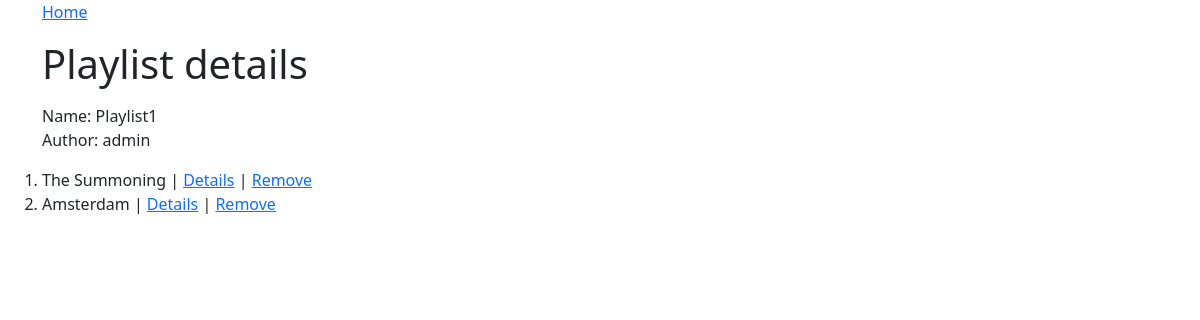
/playlist_details/1, run on the app's committed database.
### app/models.py (models this page shows, shortened)
class Playlist(models.Model):
    name = models.CharField(max_length=100)
    user = models.ForeignKey(User, on_delete=models.CASCADE, null=True)

class Song(models.Model):
    name = models.CharField(max_length=100)
    link = models.URLField()
    album = models.ForeignKey(Album, on_delete=models.CASCADE, null=True)
    playlists = models.ManyToManyField(Playlist)

### app/views.py (the view)
# urls.py: path('playlist_details/<int:id>', views.playlist_details, name='playlist_details'),
def playlist_details(request, id):
    playlist = Playlist.objects.get(id=id)
    songs = Song.objects.filter(playlists=playlist)
    return render(request, 'playlist_details.html', {'playlist': playlist, 'songs': songs})

### app/templates/playlist_details.html (shortened to what this page needs)
{% extends "master.html" %}
{% block content %}
    <h1 class="container my-3">Playlist details</h1>
    <p class="container mb-0">Name: {{playlist.name}}</p>
    <p class="container">Author: {{playlist.user}}</p>
    <ol class="container">
        {% for song in songs %}
            <li>{{song.name}} | <a href="{% url 'song_details' id=song.id %}">Details</a> | <a href="{% url 'delete_from_playlist' playlist_id=playlist.id song_id=song.id %}">Remove</a></li>
        {% endfor %}
    </ol>
{% endblock %}

### data on the page
Playlist: name "Playlist1", user "admin"
Song: name "The Summoning"
Song: name "Amsterdam"
